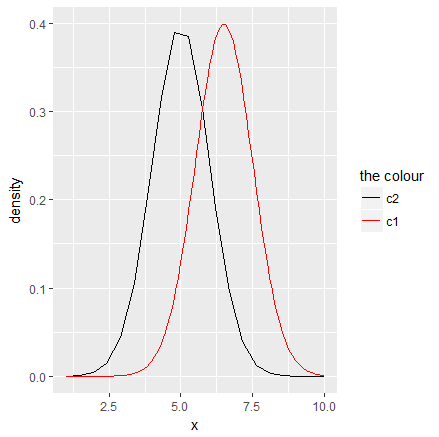
#> input picture R/multi_dataset_legends.png, 439 x 437 px
$ python persp.py ../R/multi_dataset_legends.png
#> lines starting #> are read from the running program, lines starting #| are printed output that depends on the picture
import numpy as np
import cv2
import sys
import os
from glob import glob
def click_event(event, x, y, flags, param):
    coors = param[0]
    img = param[1]
    if event == cv2.EVENT_LBUTTONDOWN:
        print(x, ' ', y)
        coors.append([x, y])
        font = cv2.FONT_HERSHEY_SIMPLEX
        cv2.putText(img, str(x) + ',' +
                    str(y), (x,y), font,
                    1, (255, 0, 0), 2)
        cv2.imshow('image', img)

def main(filename):
#> called with filename = '../R/multi_dataset_legends.png'
    img = cv2.imread(filename, 1)
#> img is the input picture: shape (437, 439, 3); mean B, G, R 241.2, 241.2, 242.3
    h, w = img.shape[:2]
#> h = 437; w = 439
    f = 4
    h = int(h/f)
#> h = 109
    w = int(w/f)
#> w = 109
    # along x-axis and then along y-axis
    img = cv2.resize(img, (w, h))
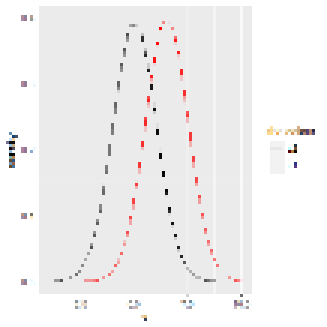
#> img: shape (109, 109, 3) (shown 3 times larger); mean B, G, R 240.6, 240.6, 241.8
    cv2.imshow('image', img)
    coors = []
    cv2.setMouseCallback('image', click_event, [coors, img])
    cv2.waitKey(0)
    cv2.destroyAllWindows()
    # print(coors)
    if len(coors) != 0:
        # fix order: left-top left-bottom right-bottom right-top
        coors = np.array(coors)*f
        w = int(np.sqrt(np.sum((coors[-1] - coors[0])**2)))
        h = int(np.sqrt(np.sum((coors[1] - coors[0])**2)))
        output = filename.replace(".jpg", "_persp.jpg")
        cmd = f'magick {filename} -distort perspective "{coors[0][0]},{coors[0][1]},0,0 {coors[1][0]},{coors[1][1]},0,{h} {coors[2][0]},{coors[2][1]},{w},{h} {coors[3][0]},{coors[3][1]},{w},0" -crop {w}x{h}+0+0 {output}'
        print(cmd)
        os.system(cmd)

if __name__ == "__main__":
    # [8 lines of commented-out code are left out]
    if len(sys.argv) == 2:
        main(sys.argv[1])
    elif len(sys.argv) > 2:
        imgs = sys.argv[1:]
        for img in imgs:
            if "_persp.jpg" in img:
                continue
            elif img.replace(".jpg", "_persp.jpg") in imgs:
                continue
            else:
                main(img)

$ run again, on R/px.png
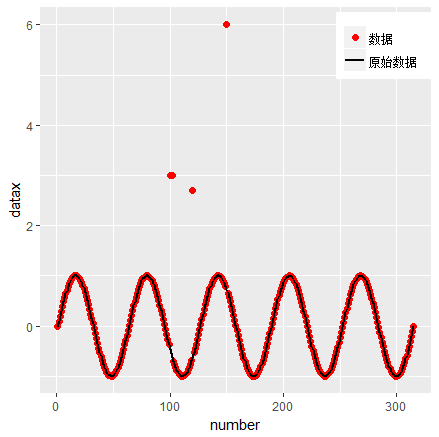
#> input picture R/px.png, 439 x 437 px
#> in main, img is the input picture: shape (437, 439, 3); mean B, G, R 230.5, 230.5, 237.1
#> in main, `img = cv2.resize(img, (w, h))`:
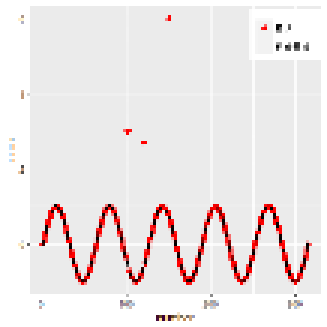
#> img: shape (109, 109, 3) (shown 3 times larger); mean B, G, R 230.5, 230.6, 237.2
